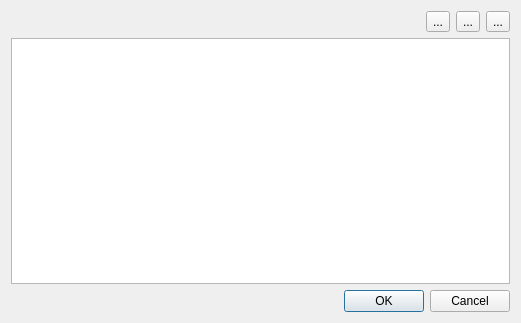
<?xml version="1.0" encoding="UTF-8"?>
<ui version="4.0">
 <class>PgAddJarsDlg</class>
 <widget class="QDialog" name="PgAddJarsDlg">
  <property name="geometry">
   <rect>
    <x>0</x>
    <y>0</y>
    <width>521</width>
    <height>323</height>
   </rect>
  </property>
  <property name="windowTitle">
   <string>Дополнительные jar</string>
  </property>
  <layout class="QVBoxLayout" name="verticalLayout">
   <item>
    <layout class="QHBoxLayout" name="horizontalLayout">
     <item>
      <spacer name="horizontalSpacer">
       <property name="orientation">
        <enum>Qt::Horizontal</enum>
       </property>
       <property name="sizeHint" stdset="0">
        <size>
         <width>40</width>
         <height>20</height>
        </size>
       </property>
      </spacer>
     </item>
     <item>
      <widget class="QToolButton" name="newBtn">
       <property name="toolTip">
        <string>Новая строка</string>
       </property>
       <property name="text">
        <string>...</string>
       </property>
       <property name="icon">
        <iconset resource="../FmtLib/res/fmt.qrc">
         <normaloff>:/img/new.png</normaloff>:/img/new.png</iconset>
       </property>
      </widget>
     </item>
     <item>
      <widget class="QToolButton" name="addFilesBtn">
       <property name="statusTip">
        <string>Добавить несколько файлов</string>
       </property>
       <property name="text">
        <string>...</string>
       </property>
       <property name="icon">
        <iconset resource="../FmtLib/res/fmt.qrc">
         <normaloff>:/img/openfolderHS.png</normaloff>:/img/openfolderHS.png</iconset>
       </property>
      </widget>
     </item>
     <item>
      <widget class="QToolButton" name="remBtn">
       <property name="statusTip">
        <string>Удалить запись</string>
       </property>
       <property name="text">
        <string>...</string>
       </property>
       <property name="icon">
        <iconset resource="../FmtLib/res/fmt.qrc">
         <normaloff>:/img/remove.png</normaloff>:/img/remove.png</iconset>
       </property>
      </widget>
     </item>
    </layout>
   </item>
   <item>
    <widget class="QListView" name="listView">
     <property name="selectionMode">
      <enum>QAbstractItemView::SingleSelection</enum>
     </property>
     <property name="uniformItemSizes">
      <bool>true</bool>
     </property>
    </widget>
   </item>
   <item>
    <widget class="QDialogButtonBox" name="buttonBox">
     <property name="orientation">
      <enum>Qt::Horizontal</enum>
     </property>
     <property name="standardButtons">
      <set>QDialogButtonBox::Cancel|QDialogButtonBox::Ok</set>
     </property>
    </widget>
   </item>
  </layout>
 </widget>
 <resources>
  <include location="../FmtLib/res/fmt.qrc"/>
 </resources>
 <connections>
  <connection>
   <sender>buttonBox</sender>
   <signal>accepted()</signal>
   <receiver>PgAddJarsDlg</receiver>
   <slot>accept()</slot>
   <hints>
    <hint type="sourcelabel">
     <x>248</x>
     <y>254</y>
    </hint>
    <hint type="destinationlabel">
     <x>157</x>
     <y>274</y>
    </hint>
   </hints>
  </connection>
  <connection>
   <sender>buttonBox</sender>
   <signal>rejected()</signal>
   <receiver>PgAddJarsDlg</receiver>
   <slot>reject()</slot>
   <hints>
    <hint type="sourcelabel">
     <x>316</x>
     <y>260</y>
    </hint>
    <hint type="destinationlabel">
     <x>286</x>
     <y>274</y>
    </hint>
   </hints>
  </connection>
 </connections>
</ui>
